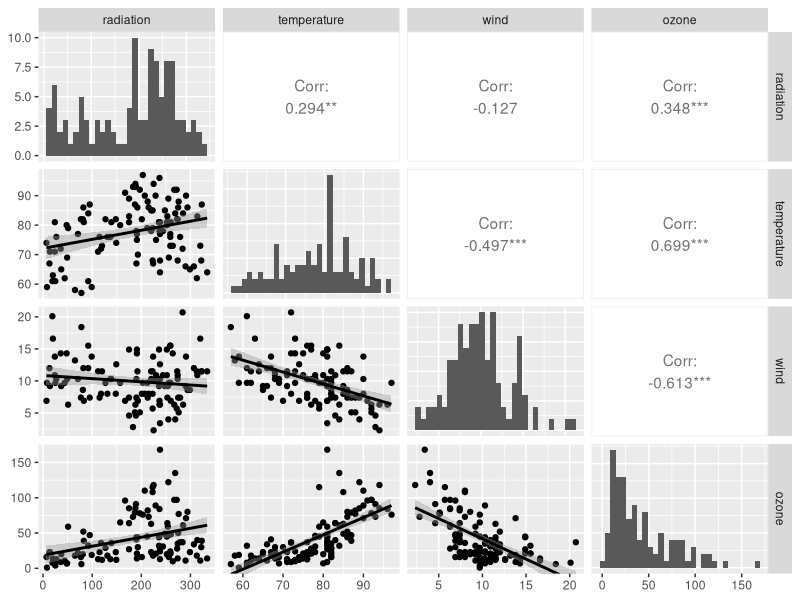
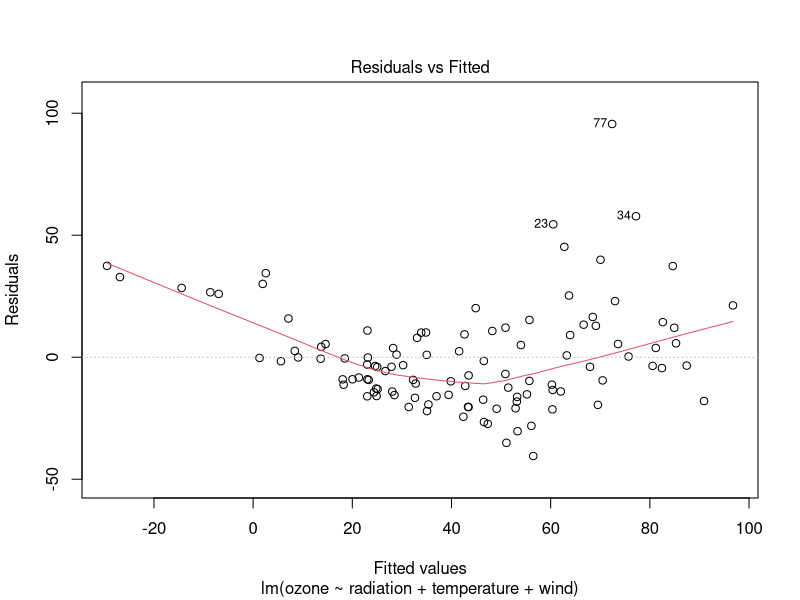
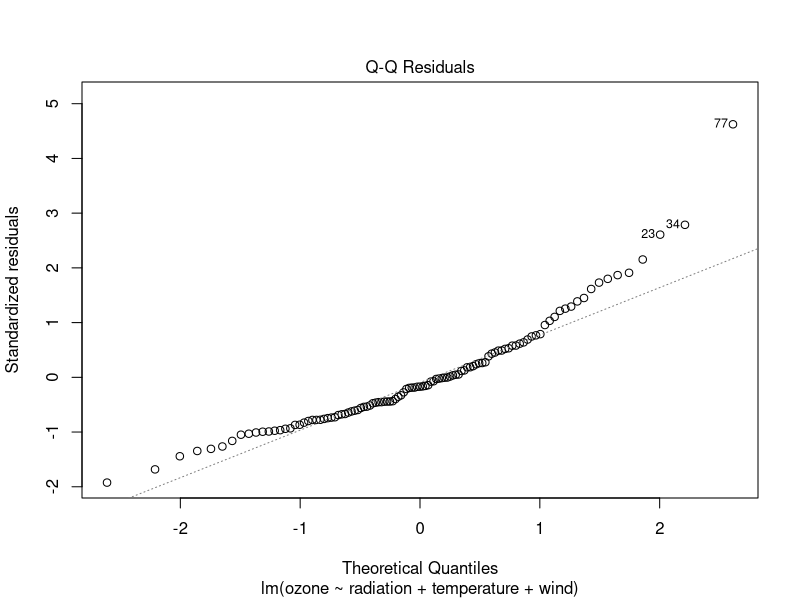
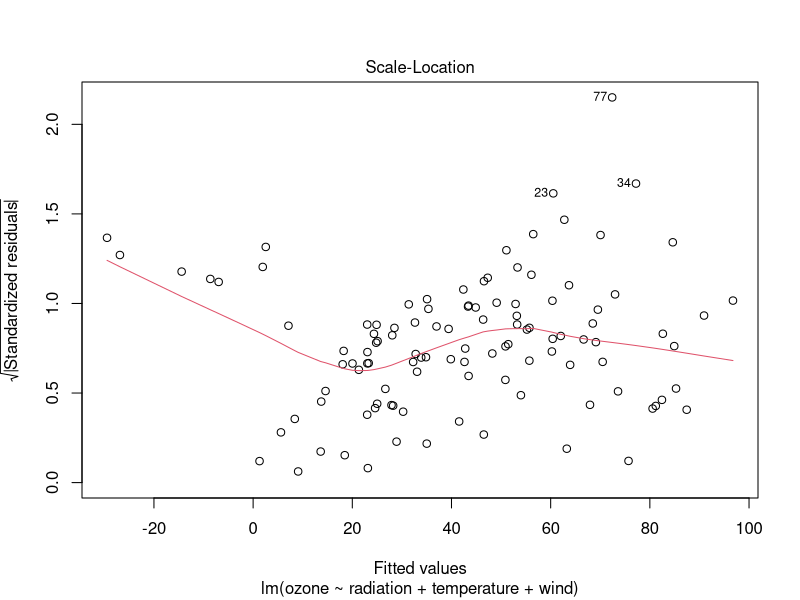
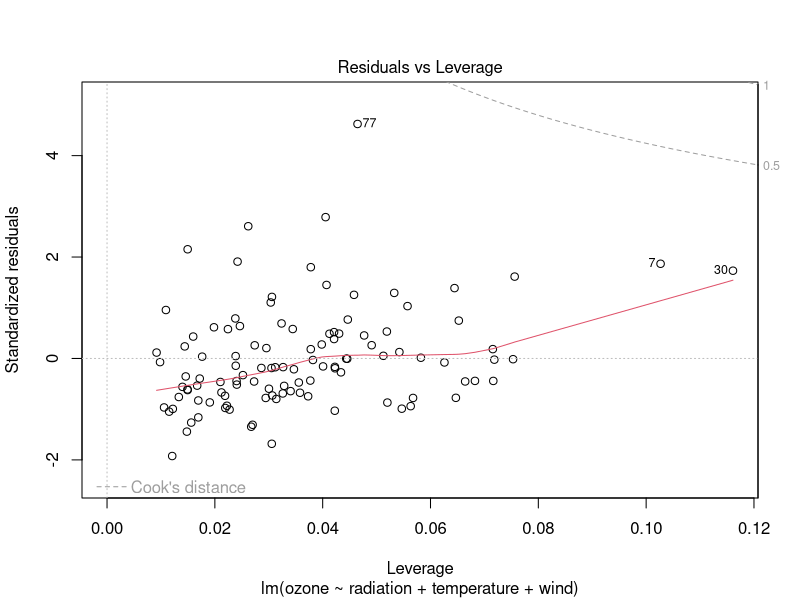

Write the R code that produced these figures, in order.
## ---- chunk 1
library(tidyr)
library(tidyverse)
library(ggplot2)
library(GGally)

ozone = read_csv("ozone.csv")
## ---- chunk 2

#set.seed(26041999)
  
candidateB = 175 ## candidate B initial votes/support
candidateM = 184 ## candidate M initial votes/support


for (i in 1:14) {
  
  candidateBAuxCalc = 0
  candidateMAuxCalc = 0
  
  candidateBAuxCalc = sum(sample(c(1,0),candidateB,replace=TRUE,prob=c(0.996,0.004)))
  candidateMAuxCalc = sum(sample(c(1,0),candidateM,replace=TRUE,prob=c(0.995,0.005)))
  
  votesMovedFromCandidaBToCandidateM = candidateB - candidateBAuxCalc
  votesMovedFromCandidaMToCandidateB = candidateM - candidateMAuxCalc
  
  candidateB = candidateBAuxCalc + votesMovedFromCandidaMToCandidateB
  candidateM = candidateMAuxCalc + votesMovedFromCandidaBToCandidateM
  
  
}

candidateB
candidateM



## ---- chunk 3
  
summary(ozone)

## ---- chunk 4
    

ggpairs(ozone,
        lower = list(continuous = "smooth"),
        diag=list(continuous = "barDiag"),
        axisLabels= "show")


## ---- chunk 5
    
model = lm(ozone ~ radiation + temperature + wind, data = ozone)

summary(model)

##we can observe that the intercept so when  	

##residuals are the values of the differences between
## the line we made and the observations

## the coefficients are the point estimations
## intercept is the beta0 and the wt is the beta1


## ---- chunk 6
    
plot(model)

##a residual is the distance between our data points and our regression line

## ---- chunk 7
## log(ozone) =  β0+β1 log(radiation)+β2 log(temperature)+β3 log(wind)+εi where εi ∼ N (0, σ2)   
## β0 = intercept 

modelLogFriend = lm(log(ozone) ~ log(radiation) + log(temperature) + log(wind) , data = ozone)


summary(modelLogFriend)
summary(model)

